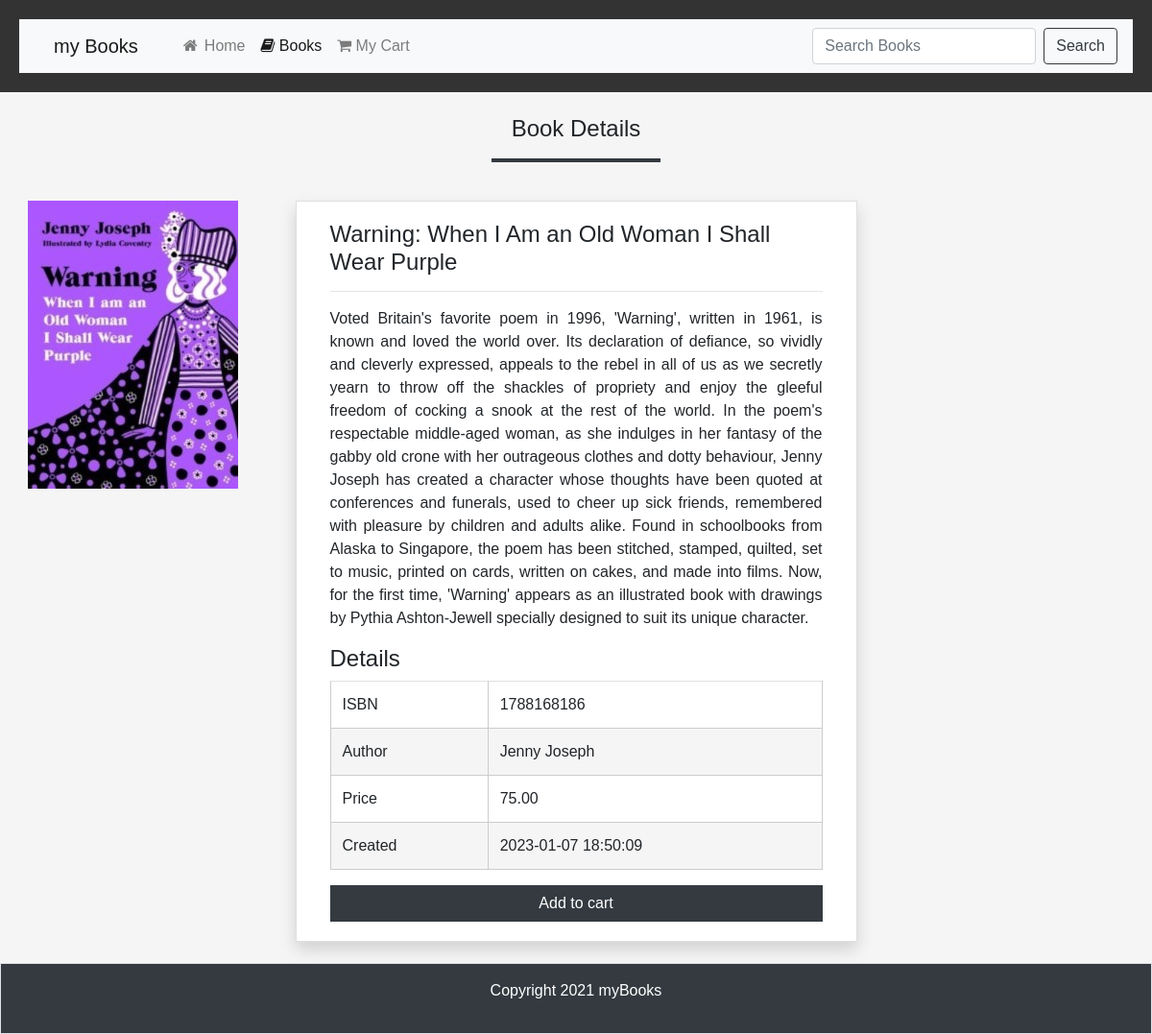
/book.php?bookisbn=1788168186, run on the app's committed database.
### tables this page shows
CREATE TABLE `books` (
  `book_isbn` varchar(20) NOT NULL,
  `book_title` varchar(60) DEFAULT NULL,
  `book_author` varchar(60) DEFAULT NULL,
  `book_image` varchar(40) DEFAULT NULL,
  `book_descr` text DEFAULT NULL,
  `book_price` decimal(6,2) NOT NULL,
  `created_at` datetime NOT NULL DEFAULT current_timestamp()
);

### book.php (the view, shortened to what this page needs)
<?php
  $book_isbn = $_GET['bookisbn'];
  $conn = dbconnect();
  $query = "SELECT * FROM books WHERE book_isbn = '$book_isbn'";
  $result = mysqli_query($conn, $query);
  $row = mysqli_fetch_assoc($result);
?>
<!DOCTYPE html>
<html>
<head>
    <link rel="stylesheet" href="https://cdnjs.cloudflare.com/ajax/libs/font-awesome/4.7.0/css/font-awesome.min.css">
    <link rel="stylesheet" href="https://cdn.jsdelivr.net/npm/bootstrap@4.6.2/dist/css/bootstrap.min.css">
    <link rel="stylesheet" href="css/style.css">
</head>
<body>
    <header>
        <nav class="navbar navbar-expand-lg navbar-light bg-light">
            <a class="navbar-brand" href="index.php">my Books</a>
            <div class="collapse navbar-collapse" id="navbarTogglerDemo03">
                <ul class="navbar-nav mr-auto mt-2 mt-lg-0">
                    <li class="nav-item">
                        <a class="nav-link" href="index.php"><span class="fa fa-fw fa-home"></span> Home</a>
                    </li>
                    <li class="nav-item active">
                        <a class="nav-link" href="listbooks.php"><span class="fa fa-book"></span> Books</a>
                    </li>
                    <li class="nav-item">
                        <a class="nav-link" href="cart.php"><span class="fa fa-shopping-cart"></span> My Cart</a>
                    </li>
                </ul>
                <form class="form-inline my-2 my-lg-0" action="search.php" method="POST">
                    <input class="form-control mr-sm-2" type="search" name="search-input" placeholder="Search Books" aria-label="Search">
                    <button class="btn btn-outline-dark my-2 my-sm-0" type="submit" name="submit-search">Search</button>
                </form>
            </div>
        </nav>
    </header>
    <br>
        <h4 style="text-align: center;">Book Details</h4>
        <center>
        <hr class="bg-dark" style="width:11em;height:3px;opacity:1">
      </center>
        <br>
      <div class="row">
        <div class="col-md-3 text-center book-item">
          <div class="img-holder overflow-hidden">
          <center><img class="img-top" src="images/<?php echo $row['book_image']; ?>"></center>
          </div>
        </div>
        <div class="col-md-6">
          <div class="card rounded-0 shadow">
            <div class="card-body">
              <div class="container-fluid">
                <h4><?= $row['book_title'] ?></h4>
                <hr>
                  <p style="text-align: justify;"><?php echo $row['book_descr']; ?></p>
                  <h4>Details</h4>
                  <table class="table">
                    <?php foreach($row as $key => $value){
                      if($key == "book_descr" || $key == "book_image" || $key == "book_title"){
                        continue;
                      }
                      switch($key){
                        case "book_isbn":
                          $key = "ISBN";
                          break;
                        case "book_author":
                          $key = "Author";
                          break;
                        case "book_price":
                          $key = "Price";
                          break;
                            case "created_at":
                                $key = "Created";
                                break;
                      }
                    ?>
                    <tr>
                      <td><?php echo $key; ?></td>
                      <td><?php echo $value; ?></td>
                    </tr>
                    <?php
                      }
                    ?>
                  </table>
                  <form method="post" action="cart.php">
                    <div class="text-center">
                      <input type="submit" value="Add to cart" name="cart" class="btn btn-dark btn-block rounded-0">
                    </div>
                  </form>
              </div>
            </div>
          </div>
       	</div>
      </div>
      <br><br>
      <footer class="fixed-bottom bg-dark border py-3 px-2">
        <div class="container">
            <p>Copyright 2021 myBooks</p>
    </footer>
    <div class="clear-fix py-4"></div>
</body>
</html>

### css/style.css (style rules this page uses)
body { font-family: Arial, sans-serif; background-color: #f5f5f5; }
header { background-color: #333; color: #fff; padding: 20px; text-align: center; }
nav { background-color: #333; color: #fff; display: flex; justify-content: space-around; }
nav a { color: #fff; text-decoration: none; padding: 10px 20px; display: block; }
table { width: 100%; border-collapse: collapse; }
table th, table td { border: 1px solid #ccc; padding: 10px; }
table tr:nth-child(even) { background-color: #f5f5f5; }
footer { position: fixed; background-color: #333; color: #fff; padding: 20px; text-align: center; }

### data on the page
books: book_image (picture), book_title "Warning: When I Am an Old Woman I Shall Wear Purple", book_descr "Voted Britain's favorite poem in 1996, 'Warning', written in 1961, is known and loved the world over. Its declaration of defiance, so vividly and cleverly expressed, appeals to the rebel in all of us as we secretly yearn to throw off the shackles of propriety and enjoy the gleeful freedom of cocking a snook at the rest of the world. In the poem's respectable middle-aged woman, as she indulges in her fantasy of the gabby old crone with her outrageous clothes and dotty behaviour, Jenny Joseph has created a character whose thoughts have been quoted at conferences and funerals, used to cheer up sick friends, remembered with pleasure by children and adults alike. Found in schoolbooks from Alaska…", book_isbn "1788168186", book_author "Jenny Joseph", book_price "75.00", created_at "2023-01-07 18:50:09"

### other printed values
$key "ISBN"
$key "Author"
$key "Price"
$key "Created"
